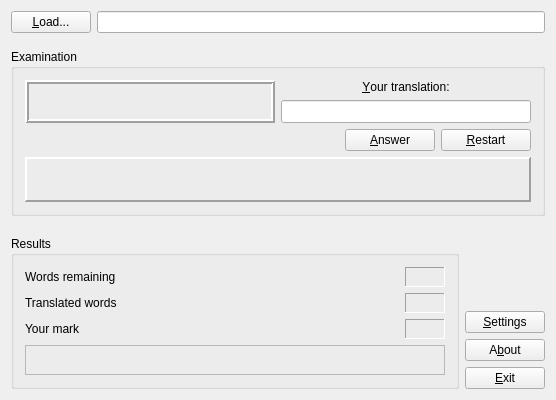
<?xml version="1.0" encoding="UTF-8"?>
<ui version="4.0">
 <class>Window</class>
 <widget class="QWidget" name="Window">
  <property name="geometry">
   <rect>
    <x>0</x>
    <y>0</y>
    <width>550</width>
    <height>400</height>
   </rect>
  </property>
  <property name="sizePolicy">
   <sizepolicy hsizetype="Preferred" vsizetype="Preferred">
    <horstretch>0</horstretch>
    <verstretch>0</verstretch>
   </sizepolicy>
  </property>
  <property name="maximumSize">
   <size>
    <width>900</width>
    <height>400</height>
   </size>
  </property>
  <property name="locale">
   <locale language="Russian" country="Ukraine"/>
  </property>
  <layout class="QVBoxLayout" name="verticalLayout_3">
   <item>
    <layout class="QHBoxLayout" name="horizontalLayout">
     <item>
      <widget class="QPushButton" name="m_pbLoad">
       <property name="text">
        <string>&amp;Load...</string>
       </property>
       <property name="autoDefault">
        <bool>true</bool>
       </property>
      </widget>
     </item>
     <item>
      <widget class="LE_FontOS" name="m_leFileName">
       <property name="minimumSize">
        <size>
         <width>350</width>
         <height>0</height>
        </size>
       </property>
       <property name="readOnly">
        <bool>true</bool>
       </property>
      </widget>
     </item>
    </layout>
   </item>
   <item>
    <spacer name="verticalSpacer_4">
     <property name="orientation">
      <enum>Qt::Vertical</enum>
     </property>
     <property name="sizeType">
      <enum>QSizePolicy::Fixed</enum>
     </property>
     <property name="sizeHint" stdset="0">
      <size>
       <width>20</width>
       <height>10</height>
      </size>
     </property>
    </spacer>
   </item>
   <item>
    <widget class="QGroupBox" name="m_gbExamination">
     <property name="title">
      <string>Examination</string>
     </property>
     <layout class="QGridLayout" name="gridLayout">
      <item row="0" column="0" rowspan="2">
       <widget class="QLabel" name="m_lWordForTranslation">
        <property name="sizePolicy">
         <sizepolicy hsizetype="Expanding" vsizetype="Preferred">
          <horstretch>0</horstretch>
          <verstretch>0</verstretch>
         </sizepolicy>
        </property>
        <property name="minimumSize">
         <size>
          <width>250</width>
          <height>40</height>
         </size>
        </property>
        <property name="font">
         <font>
          <pointsize>12</pointsize>
          <weight>75</weight>
          <bold>true</bold>
         </font>
        </property>
        <property name="frameShape">
         <enum>QFrame::Box</enum>
        </property>
        <property name="frameShadow">
         <enum>QFrame::Raised</enum>
        </property>
        <property name="lineWidth">
         <number>2</number>
        </property>
        <property name="text">
         <string/>
        </property>
        <property name="textFormat">
         <enum>Qt::AutoText</enum>
        </property>
        <property name="alignment">
         <set>Qt::AlignCenter</set>
        </property>
       </widget>
      </item>
      <item row="1" column="1">
       <widget class="QLineEdit" name="m_leYourTranslation">
        <property name="sizePolicy">
         <sizepolicy hsizetype="Expanding" vsizetype="Fixed">
          <horstretch>0</horstretch>
          <verstretch>0</verstretch>
         </sizepolicy>
        </property>
        <property name="minimumSize">
         <size>
          <width>250</width>
          <height>0</height>
         </size>
        </property>
        <property name="maximumSize">
         <size>
          <width>16777215</width>
          <height>16777215</height>
         </size>
        </property>
        <property name="font">
         <font>
          <pointsize>10</pointsize>
          <weight>75</weight>
          <bold>true</bold>
         </font>
        </property>
        <property name="alignment">
         <set>Qt::AlignCenter</set>
        </property>
       </widget>
      </item>
      <item row="2" column="0">
       <widget class="Lbl_AccuracyTranslation" name="m_lRightWrong">
        <property name="minimumSize">
         <size>
          <width>200</width>
          <height>0</height>
         </size>
        </property>
        <property name="font">
         <font>
          <family>DejaVu Serif</family>
          <pointsize>12</pointsize>
          <weight>75</weight>
          <italic>false</italic>
          <bold>true</bold>
         </font>
        </property>
        <property name="frameShape">
         <enum>QFrame::NoFrame</enum>
        </property>
        <property name="alignment">
         <set>Qt::AlignLeading|Qt::AlignLeft|Qt::AlignVCenter</set>
        </property>
       </widget>
      </item>
      <item row="0" column="1">
       <widget class="QLabel" name="m_lYourTranslation">
        <property name="sizePolicy">
         <sizepolicy hsizetype="Expanding" vsizetype="Preferred">
          <horstretch>0</horstretch>
          <verstretch>0</verstretch>
         </sizepolicy>
        </property>
        <property name="minimumSize">
         <size>
          <width>150</width>
          <height>0</height>
         </size>
        </property>
        <property name="text">
         <string>&amp;Your translation:</string>
        </property>
        <property name="alignment">
         <set>Qt::AlignCenter</set>
        </property>
        <property name="buddy">
         <cstring>m_leYourTranslation</cstring>
        </property>
       </widget>
      </item>
      <item row="2" column="1">
       <layout class="QHBoxLayout" name="horizontalLayout_3">
        <item>
         <spacer name="horizontalSpacer">
          <property name="orientation">
           <enum>Qt::Horizontal</enum>
          </property>
          <property name="sizeHint" stdset="0">
           <size>
            <width>13</width>
            <height>20</height>
           </size>
          </property>
         </spacer>
        </item>
        <item>
         <widget class="PB_SwitchingCaption" name="m_pbAnswerNext">
          <property name="minimumSize">
           <size>
            <width>90</width>
            <height>0</height>
           </size>
          </property>
          <property name="text">
           <string>&amp;Answer</string>
          </property>
          <property name="autoDefault">
           <bool>true</bool>
          </property>
         </widget>
        </item>
        <item>
         <widget class="QPushButton" name="m_pbRestart">
          <property name="minimumSize">
           <size>
            <width>90</width>
            <height>0</height>
           </size>
          </property>
          <property name="text">
           <string>&amp;Restart</string>
          </property>
          <property name="autoDefault">
           <bool>true</bool>
          </property>
         </widget>
        </item>
       </layout>
      </item>
      <item row="3" column="0" colspan="2">
       <widget class="QLabel" name="m_lAnswerRight">
        <property name="minimumSize">
         <size>
          <width>0</width>
          <height>45</height>
         </size>
        </property>
        <property name="font">
         <font>
          <pointsize>12</pointsize>
         </font>
        </property>
        <property name="frameShape">
         <enum>QFrame::Panel</enum>
        </property>
        <property name="frameShadow">
         <enum>QFrame::Raised</enum>
        </property>
        <property name="lineWidth">
         <number>2</number>
        </property>
        <property name="text">
         <string/>
        </property>
        <property name="alignment">
         <set>Qt::AlignLeading|Qt::AlignLeft|Qt::AlignTop</set>
        </property>
        <property name="wordWrap">
         <bool>true</bool>
        </property>
       </widget>
      </item>
     </layout>
    </widget>
   </item>
   <item>
    <layout class="QHBoxLayout" name="horizontalLayout_2">
     <item>
      <layout class="QVBoxLayout" name="verticalLayout">
       <item>
        <spacer name="verticalSpacer_2">
         <property name="orientation">
          <enum>Qt::Vertical</enum>
         </property>
         <property name="sizeHint" stdset="0">
          <size>
           <width>20</width>
           <height>20</height>
          </size>
         </property>
        </spacer>
       </item>
       <item>
        <widget class="QGroupBox" name="m_gbResults">
         <property name="sizePolicy">
          <sizepolicy hsizetype="Preferred" vsizetype="Fixed">
           <horstretch>0</horstretch>
           <verstretch>0</verstretch>
          </sizepolicy>
         </property>
         <property name="title">
          <string>Results</string>
         </property>
         <layout class="QGridLayout" name="gridLayout_2">
          <item row="0" column="0">
           <widget class="QLabel" name="m_lRemainingW_title">
            <property name="sizePolicy">
             <sizepolicy hsizetype="Expanding" vsizetype="Preferred">
              <horstretch>0</horstretch>
              <verstretch>0</verstretch>
             </sizepolicy>
            </property>
            <property name="text">
             <string>Words remaining</string>
            </property>
           </widget>
          </item>
          <item row="3" column="0" colspan="2">
           <widget class="QLabel" name="m_lConclusion">
            <property name="sizePolicy">
             <sizepolicy hsizetype="Expanding" vsizetype="Preferred">
              <horstretch>0</horstretch>
              <verstretch>0</verstretch>
             </sizepolicy>
            </property>
            <property name="minimumSize">
             <size>
              <width>200</width>
              <height>30</height>
             </size>
            </property>
            <property name="font">
             <font>
              <family>Ravie</family>
              <pointsize>11</pointsize>
              <weight>75</weight>
              <bold>true</bold>
             </font>
            </property>
            <property name="frameShape">
             <enum>QFrame::StyledPanel</enum>
            </property>
            <property name="frameShadow">
             <enum>QFrame::Plain</enum>
            </property>
            <property name="text">
             <string/>
            </property>
            <property name="alignment">
             <set>Qt::AlignCenter</set>
            </property>
           </widget>
          </item>
          <item row="1" column="1">
           <widget class="QLabel" name="m_lTranslatedW_data">
            <property name="sizePolicy">
             <sizepolicy hsizetype="Fixed" vsizetype="Fixed">
              <horstretch>0</horstretch>
              <verstretch>0</verstretch>
             </sizepolicy>
            </property>
            <property name="minimumSize">
             <size>
              <width>40</width>
              <height>20</height>
             </size>
            </property>
            <property name="maximumSize">
             <size>
              <width>40</width>
              <height>20</height>
             </size>
            </property>
            <property name="font">
             <font>
              <family>Courier New</family>
              <pointsize>9</pointsize>
              <weight>75</weight>
              <bold>true</bold>
             </font>
            </property>
            <property name="cursor">
             <cursorShape>CrossCursor</cursorShape>
            </property>
            <property name="frameShape">
             <enum>QFrame::Panel</enum>
            </property>
            <property name="frameShadow">
             <enum>QFrame::Sunken</enum>
            </property>
            <property name="text">
             <string/>
            </property>
            <property name="alignment">
             <set>Qt::AlignRight|Qt::AlignTrailing|Qt::AlignVCenter</set>
            </property>
           </widget>
          </item>
          <item row="0" column="1">
           <widget class="QLabel" name="m_lRemainingW_data">
            <property name="sizePolicy">
             <sizepolicy hsizetype="Fixed" vsizetype="Fixed">
              <horstretch>0</horstretch>
              <verstretch>0</verstretch>
             </sizepolicy>
            </property>
            <property name="minimumSize">
             <size>
              <width>40</width>
              <height>20</height>
             </size>
            </property>
            <property name="maximumSize">
             <size>
              <width>40</width>
              <height>20</height>
             </size>
            </property>
            <property name="baseSize">
             <size>
              <width>0</width>
              <height>0</height>
             </size>
            </property>
            <property name="font">
             <font>
              <family>Courier New</family>
              <pointsize>9</pointsize>
              <weight>75</weight>
              <bold>true</bold>
             </font>
            </property>
            <property name="cursor">
             <cursorShape>CrossCursor</cursorShape>
            </property>
            <property name="frameShape">
             <enum>QFrame::Panel</enum>
            </property>
            <property name="frameShadow">
             <enum>QFrame::Sunken</enum>
            </property>
            <property name="lineWidth">
             <number>1</number>
            </property>
            <property name="text">
             <string/>
            </property>
            <property name="alignment">
             <set>Qt::AlignRight|Qt::AlignTrailing|Qt::AlignVCenter</set>
            </property>
           </widget>
          </item>
          <item row="1" column="0">
           <widget class="QLabel" name="m_lTranslatedW_title">
            <property name="sizePolicy">
             <sizepolicy hsizetype="Expanding" vsizetype="Preferred">
              <horstretch>0</horstretch>
              <verstretch>0</verstretch>
             </sizepolicy>
            </property>
            <property name="text">
             <string>Translated words</string>
            </property>
           </widget>
          </item>
          <item row="2" column="1">
           <widget class="QLabel" name="m_lmark_data">
            <property name="sizePolicy">
             <sizepolicy hsizetype="Fixed" vsizetype="Fixed">
              <horstretch>0</horstretch>
              <verstretch>0</verstretch>
             </sizepolicy>
            </property>
            <property name="minimumSize">
             <size>
              <width>40</width>
              <height>20</height>
             </size>
            </property>
            <property name="maximumSize">
             <size>
              <width>40</width>
              <height>20</height>
             </size>
            </property>
            <property name="font">
             <font>
              <family>Courier New</family>
              <pointsize>9</pointsize>
              <weight>75</weight>
              <bold>true</bold>
             </font>
            </property>
            <property name="cursor">
             <cursorShape>CrossCursor</cursorShape>
            </property>
            <property name="frameShape">
             <enum>QFrame::Panel</enum>
            </property>
            <property name="frameShadow">
             <enum>QFrame::Sunken</enum>
            </property>
            <property name="text">
             <string/>
            </property>
            <property name="alignment">
             <set>Qt::AlignRight|Qt::AlignTrailing|Qt::AlignVCenter</set>
            </property>
           </widget>
          </item>
          <item row="2" column="0">
           <widget class="QLabel" name="m_lmark_title">
            <property name="sizePolicy">
             <sizepolicy hsizetype="Expanding" vsizetype="Preferred">
              <horstretch>0</horstretch>
              <verstretch>0</verstretch>
             </sizepolicy>
            </property>
            <property name="text">
             <string>Your mark</string>
            </property>
           </widget>
          </item>
         </layout>
        </widget>
       </item>
      </layout>
     </item>
     <item>
      <layout class="QVBoxLayout" name="verticalLayout_2">
       <property name="spacing">
        <number>6</number>
       </property>
       <item>
        <spacer name="verticalSpacer">
         <property name="orientation">
          <enum>Qt::Vertical</enum>
         </property>
         <property name="sizeType">
          <enum>QSizePolicy::Expanding</enum>
         </property>
         <property name="sizeHint" stdset="0">
          <size>
           <width>20</width>
           <height>40</height>
          </size>
         </property>
        </spacer>
       </item>
       <item>
        <widget class="QPushButton" name="m_pbSettings">
         <property name="text">
          <string>&amp;Settings</string>
         </property>
         <property name="autoDefault">
          <bool>true</bool>
         </property>
        </widget>
       </item>
       <item>
        <widget class="QPushButton" name="m_pbAbout">
         <property name="sizePolicy">
          <sizepolicy hsizetype="Fixed" vsizetype="Fixed">
           <horstretch>0</horstretch>
           <verstretch>0</verstretch>
          </sizepolicy>
         </property>
         <property name="text">
          <string>A&amp;bout</string>
         </property>
         <property name="autoDefault">
          <bool>true</bool>
         </property>
        </widget>
       </item>
       <item>
        <widget class="QPushButton" name="m_pbExit">
         <property name="sizePolicy">
          <sizepolicy hsizetype="Fixed" vsizetype="Fixed">
           <horstretch>0</horstretch>
           <verstretch>0</verstretch>
          </sizepolicy>
         </property>
         <property name="text">
          <string>&amp;Exit</string>
         </property>
         <property name="autoDefault">
          <bool>true</bool>
         </property>
        </widget>
       </item>
      </layout>
     </item>
    </layout>
   </item>
  </layout>
 </widget>
 <layoutdefault spacing="6" margin="11"/>
 <customwidgets>
  <customwidget>
   <class>Lbl_AccuracyTranslation</class>
   <extends>QLabel</extends>
   <header>reimplemented_widgets.h</header>
  </customwidget>
  <customwidget>
   <class>LE_FontOS</class>
   <extends>QLineEdit</extends>
   <header>reimplemented_widgets.h</header>
  </customwidget>
  <customwidget>
   <class>PB_SwitchingCaption</class>
   <extends>QPushButton</extends>
   <header>reimplemented_widgets.h</header>
  </customwidget>
 </customwidgets>
 <tabstops>
  <tabstop>m_pbLoad</tabstop>
  <tabstop>m_leFileName</tabstop>
  <tabstop>m_leYourTranslation</tabstop>
  <tabstop>m_pbAnswerNext</tabstop>
  <tabstop>m_pbRestart</tabstop>
  <tabstop>m_pbSettings</tabstop>
  <tabstop>m_pbAbout</tabstop>
  <tabstop>m_pbExit</tabstop>
 </tabstops>
 <resources/>
 <connections>
  <connection>
   <sender>m_pbExit</sender>
   <signal>clicked()</signal>
   <receiver>Window</receiver>
   <slot>close()</slot>
   <hints>
    <hint type="sourcelabel">
     <x>584</x>
     <y>374</y>
    </hint>
    <hint type="destinationlabel">
     <x>225</x>
     <y>174</y>
    </hint>
   </hints>
  </connection>
 </connections>
</ui>
